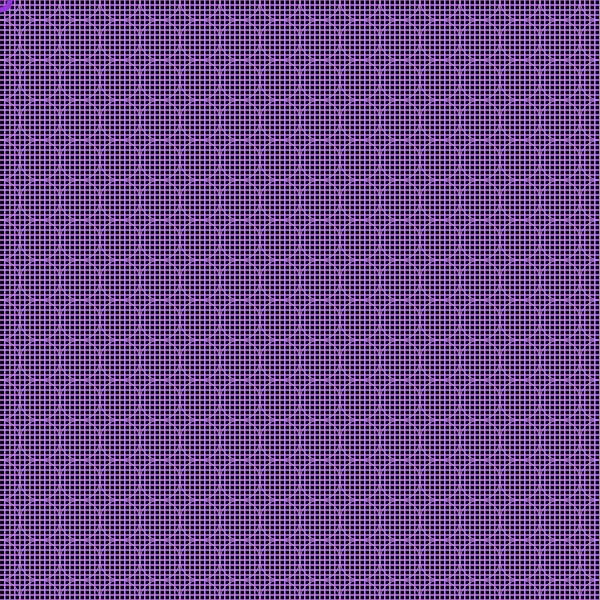
Frame 1 (no input)
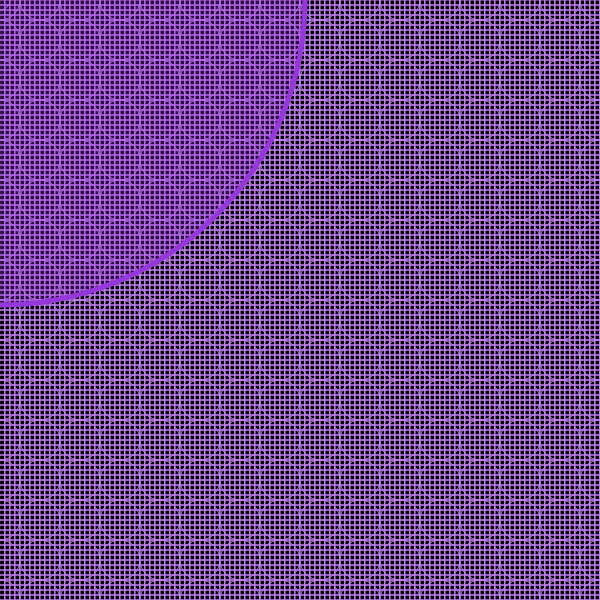
Frame 60 (no input)
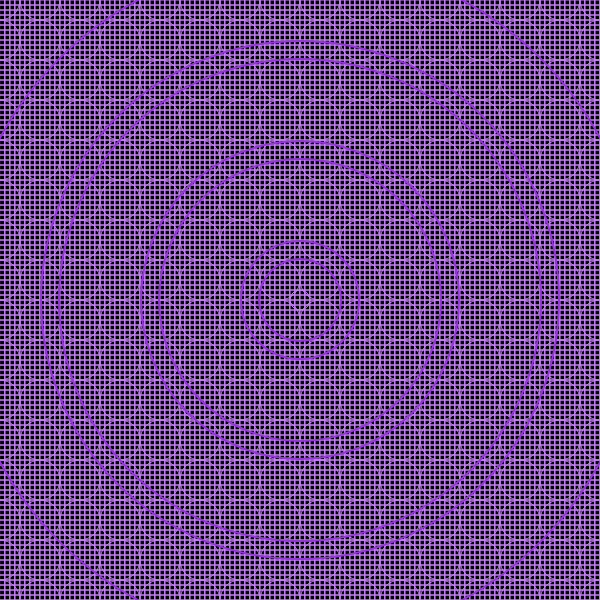
Frame 120 (the mouse pressed at the canvas centre since frame 60)

The p5.js sketch that drew these frames (run headless with seeded random() and noise() and a simulated clock; from frame 60 on, the mouse is pressed at the canvas centre):

// p5.js sketch
// ── sketch.js
let rippleSize = 0
let maxRipple = 800
let rippleX = 0
let rippleY = 0
let ripple = false
let cursor = 20
let cursorPulse = 10

function setup() {
  createCanvas(600, 600);
}

function draw() {
  background("black");
  noFill()
  strokeWeight(1)
  stroke("#C582F5")
  ellipse(mouseX, mouseY, 20, 20)
  
  for(let x = 0; x < 150; x++){
    for(let y = 0; y < 150; y++){
    strokeWeight(1)
    rect(x * 5, y  * 5, 5, 5)
    ellipse(x * 40, y * 40, 40, 40)
    }
  }
  
  if(ripple == true){
    for(let r = 0; r < 15; r++){
      let w = rippleSize - r * 200
      if(rippleSize > 0){
        strokeWeight(2)
        stroke("#9537DA")
        ellipse(rippleX, rippleY, w, w)
      }
    }
    rippleSize += 2
     if (rippleSize > maxRipple) {
      ripple = false
      rippleSize = 0
  }
  }else{
  strokeWeight(5)
  stroke("#9537DA")
 fill("#9537DA49")
  ellipse(mouseX, mouseY, cursor, cursor)
  cursor += cursorPulse
  }
  if(cursor > 800){
    cursor = 0
  }
}

function mousePressed(){
  ripple = true
  rippleSize = maxRipple/2
  rippleX = mouseX
  rippleY = mouseY
  
}
// ── OpticalIllusion.html
<!DOCTYPE html>
<html lang="en">
<head>
    <meta charset="UTF-8">
    <meta name="viewport" content="width=device-width, initial-scale=1.0">
    <script src="https://cdnjs.cloudflare.com/ajax/libs/p5.js/1.10.0/p5.js"></script>
    <link rel="stylesheet" href="styles.css">
    <title>Optical Illusion</title>
</head>
<body>
    <h1>semester 1</h1>
    <nav>
        <a href="../../index.html">home</a>
        <a href="../sem1.html">semester 1</a>
        <a href="../../sem2/sem2.html">semester 2</a>
        <a href="../../about.html">about</a>
        <a href="../../misc.html">???</a>
    </nav>
    <h2>Project 5: Optical Illusion</h2>
    <script src="sketch.js"></script>
    <h3>Goal:</h3>
    <p>Move the mouse and click to start the illusion.</p>
    <div>

    </div>
</body>
</html>
